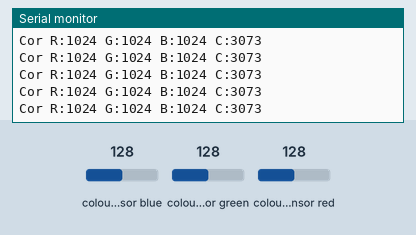
Simulated run of this sketch. Board: Arduino Uno, built for the host (arithmetic inside an expression is 32-bit, double 64-bit). Shown: the last lines printed to the serial monitor. The test bench sets the inputs (shaded band); at power-on: colour sensor blue 128, colour sensor green 128, colour sensor red 128.

Above: at 1.2 s.
1.3 s: colour sensor blue set to 5
At 1.54 s:
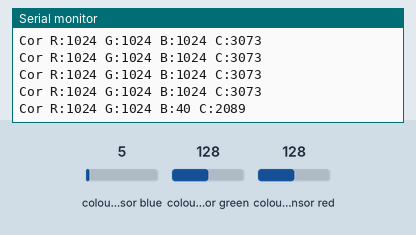
2.8 s: colour sensor green set to 5
At 2.89 s:
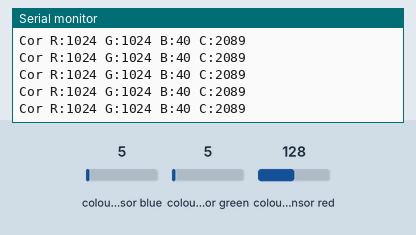
4.3 s: colour sensor red set to 5
At 4.4 s:
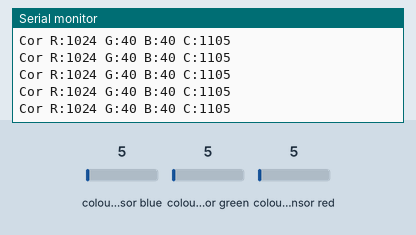
Timing chart, 0 to 7.3 s (numbered marks = the images above; inputs shaded):
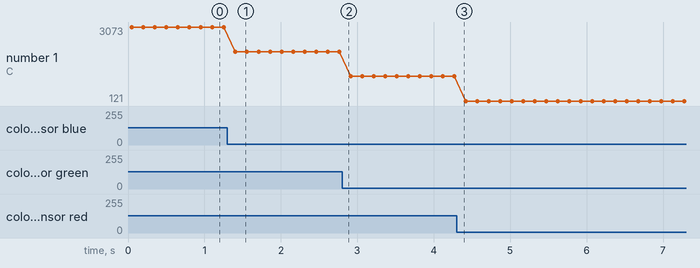

Measured:
- after the input at 1.3 s, the serial monitor: prints a new line after 0.11 s (image 1)
- plotted number 1: 3073 → 2089 after the input at 1.3 s, 2089 → 1105 after the input at 2.8 s, 1105 → 121 after the input at 4.3 s

The sketch:

test_apds_gestos.ino
```cpp
#include <Adafruit_APDS9960.h>
#include <Wire.h>

Adafruit_APDS9960 apds;

void setup() {
  Serial.begin(115200);

  if(!apds.begin()) {
    Serial.println("Falha ao inicializar APDS9960!");
    while(1);
  }

  apds.enableColor(true);
  apds.enableGesture(true);
  Serial.println("Sensor APDS9960 pronto!");
}

void loop() {
  // Detecção de gestos
  if(apds.gestureValid()) {
    int gesture = apds.readGesture();
    switch(gesture) {
      case APDS9960_UP:     Serial.println("Gesto: CIMA"); break;
      case APDS9960_DOWN:   Serial.println("Gesto: BAIXO"); break;
      case APDS9960_LEFT:   Serial.println("Gesto: ESQUERDA"); break;
      case APDS9960_RIGHT:  Serial.println("Gesto: DIREITA"); break;
    }
  }

  // Leitura de cor
  if(apds.colorDataReady()) {
    uint16_t r, g, b, c;
    apds.getColorData(&r, &g, &b, &c);
    Serial.print("Cor R:"); Serial.print(r);
    Serial.print(" G:"); Serial.print(g);
    Serial.print(" B:"); Serial.print(b);
    Serial.print(" C:"); Serial.println(c);
  }

  delay(100);
}
```
